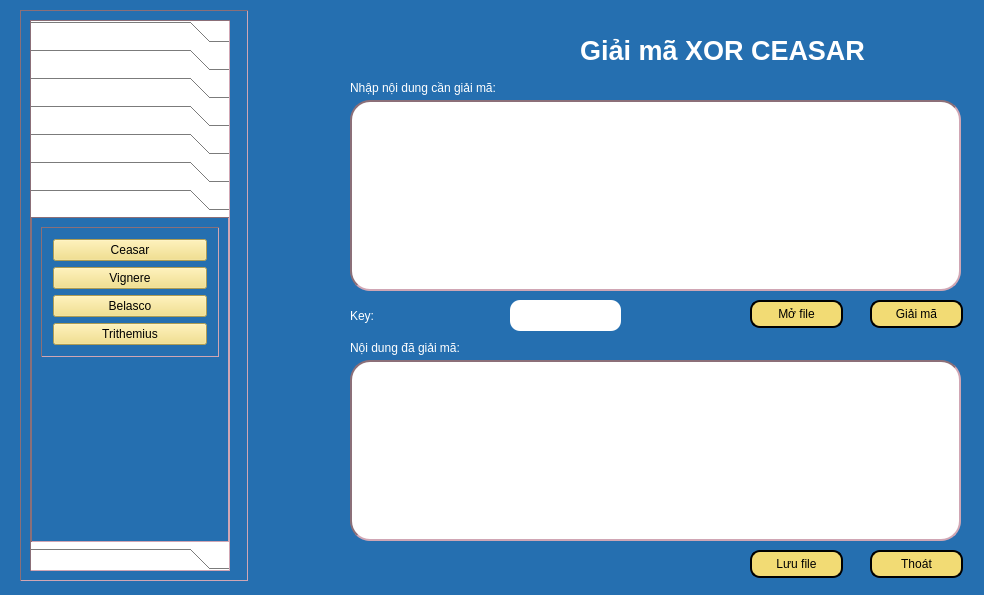
<?xml version="1.0" encoding="UTF-8"?>
<ui version="4.0">
 <class>Dialog</class>
 <widget class="QDialog" name="Dialog">
  <property name="geometry">
   <rect>
    <x>0</x>
    <y>0</y>
    <width>984</width>
    <height>595</height>
   </rect>
  </property>
  <property name="windowTitle">
   <string>Dialog</string>
  </property>
  <property name="styleSheet">
   <string notr="true">background-color:rgb(37, 111, 176);
color:white;</string>
  </property>
  <widget class="QPushButton" name="btnSaveFile">
   <property name="geometry">
    <rect>
     <x>750</x>
     <y>550</y>
     <width>93</width>
     <height>28</height>
    </rect>
   </property>
   <property name="styleSheet">
    <string notr="true">background-color: rgb(242, 219, 116);
border-radius: 10px;
border: 2px solid black;
color:black;</string>
   </property>
   <property name="text">
    <string>Lưu file</string>
   </property>
   <property name="icon">
    <iconset>
     <normaloff>../Icon/icons8-save-file-64.png</normaloff>../Icon/icons8-save-file-64.png</iconset>
   </property>
  </widget>
  <widget class="QLabel" name="label_4">
   <property name="geometry">
    <rect>
     <x>350</x>
     <y>340</y>
     <width>181</width>
     <height>16</height>
    </rect>
   </property>
   <property name="text">
    <string>Nội dung đã giải mã:</string>
   </property>
  </widget>
  <widget class="QPushButton" name="btnOpenFile">
   <property name="geometry">
    <rect>
     <x>750</x>
     <y>300</y>
     <width>93</width>
     <height>28</height>
    </rect>
   </property>
   <property name="styleSheet">
    <string notr="true">background-color: rgb(242, 219, 116);
border-radius: 10px;
border: 2px solid black;
color:black;</string>
   </property>
   <property name="text">
    <string>Mở file</string>
   </property>
   <property name="icon">
    <iconset>
     <normaloff>../Icon/icons8-open-file-40.png</normaloff>../Icon/icons8-open-file-40.png</iconset>
   </property>
  </widget>
  <widget class="QLabel" name="label_2">
   <property name="geometry">
    <rect>
     <x>350</x>
     <y>80</y>
     <width>181</width>
     <height>16</height>
    </rect>
   </property>
   <property name="text">
    <string>Nhập nội dung cần giải mã:</string>
   </property>
  </widget>
  <widget class="QLabel" name="label_3">
   <property name="geometry">
    <rect>
     <x>350</x>
     <y>300</y>
     <width>131</width>
     <height>31</height>
    </rect>
   </property>
   <property name="text">
    <string>Key:</string>
   </property>
  </widget>
  <widget class="QTextEdit" name="txtKey">
   <property name="geometry">
    <rect>
     <x>510</x>
     <y>300</y>
     <width>111</width>
     <height>31</height>
    </rect>
   </property>
   <property name="styleSheet">
    <string notr="true">background-color:white;
color:black;
border-radius:10px;</string>
   </property>
  </widget>
  <widget class="QPushButton" name="btnGiaiMa">
   <property name="geometry">
    <rect>
     <x>870</x>
     <y>300</y>
     <width>93</width>
     <height>28</height>
    </rect>
   </property>
   <property name="styleSheet">
    <string notr="true">background-color: rgb(242, 219, 116);
border-radius: 10px;
border: 2px solid black;
color:black;</string>
   </property>
   <property name="text">
    <string>Giải mã</string>
   </property>
   <property name="icon">
    <iconset>
     <normaloff>../Icon/icons8-encode-32.png</normaloff>../Icon/icons8-encode-32.png</iconset>
   </property>
  </widget>
  <widget class="QLabel" name="label">
   <property name="geometry">
    <rect>
     <x>580</x>
     <y>10</y>
     <width>341</width>
     <height>81</height>
    </rect>
   </property>
   <property name="font">
    <font>
     <pointsize>20</pointsize>
     <weight>75</weight>
     <bold>true</bold>
    </font>
   </property>
   <property name="text">
    <string>Giải mã XOR CEASAR</string>
   </property>
  </widget>
  <widget class="QTextEdit" name="txtVanBanGoc">
   <property name="geometry">
    <rect>
     <x>350</x>
     <y>360</y>
     <width>611</width>
     <height>181</height>
    </rect>
   </property>
   <property name="styleSheet">
    <string notr="true">background-color: white;
border: 2px inset #8b6f78;
border-radius:20px;
color:black;</string>
   </property>
  </widget>
  <widget class="QTextEdit" name="txtCiphertext">
   <property name="geometry">
    <rect>
     <x>350</x>
     <y>100</y>
     <width>611</width>
     <height>191</height>
    </rect>
   </property>
   <property name="styleSheet">
    <string notr="true">background-color: white;
border: 2px inset #8b6f78;
border-radius:20px;
color:black;</string>
   </property>
  </widget>
  <widget class="QPushButton" name="btnClose">
   <property name="geometry">
    <rect>
     <x>870</x>
     <y>550</y>
     <width>93</width>
     <height>28</height>
    </rect>
   </property>
   <property name="styleSheet">
    <string notr="true">background-color: rgb(242, 219, 116);
border-radius: 10px;
border: 2px solid black;
color:black;</string>
   </property>
   <property name="text">
    <string>Thoát</string>
   </property>
   <property name="icon">
    <iconset>
     <normaloff>../Icon/icons8-exit-50.png</normaloff>../Icon/icons8-exit-50.png</iconset>
   </property>
  </widget>
  <widget class="QFrame" name="frame">
   <property name="geometry">
    <rect>
     <x>20</x>
     <y>10</y>
     <width>228</width>
     <height>571</height>
    </rect>
   </property>
   <property name="styleSheet">
    <string notr="true">QFrame {
  border-width: 1px;
  border: 1px inset #8b6f78;
}</string>
   </property>
   <property name="frameShape">
    <enum>QFrame::StyledPanel</enum>
   </property>
   <property name="frameShadow">
    <enum>QFrame::Raised</enum>
   </property>
   <layout class="QVBoxLayout" name="verticalLayout_8">
    <item>
     <widget class="QToolBox" name="toolBox">
      <property name="enabled">
       <bool>true</bool>
      </property>
      <property name="sizePolicy">
       <sizepolicy hsizetype="Preferred" vsizetype="Preferred">
        <horstretch>0</horstretch>
        <verstretch>0</verstretch>
       </sizepolicy>
      </property>
      <property name="maximumSize">
       <size>
        <width>200</width>
        <height>16777215</height>
       </size>
      </property>
      <property name="layoutDirection">
       <enum>Qt::LeftToRight</enum>
      </property>
      <property name="styleSheet">
       <string notr="true">QPushButton {
  background-color: #FFC4D0;
}
QToolBox {
 background-color: #FFFFFF;;
  color: #EEEEEE;
}</string>
      </property>
      <property name="currentIndex">
       <number>6</number>
      </property>
      <widget class="QWidget" name="page">
       <property name="geometry">
        <rect>
         <x>0</x>
         <y>0</y>
         <width>119</width>
         <height>74</height>
        </rect>
       </property>
       <attribute name="label">
        <string>Mã hóa chuyển vị</string>
       </attribute>
       <layout class="QVBoxLayout" name="verticalLayout_3">
        <item alignment="Qt::AlignTop">
         <widget class="QFrame" name="frame_6">
          <property name="frameShape">
           <enum>QFrame::StyledPanel</enum>
          </property>
          <property name="frameShadow">
           <enum>QFrame::Raised</enum>
          </property>
          <layout class="QVBoxLayout" name="verticalLayout_5">
           <property name="leftMargin">
            <number>11</number>
           </property>
           <property name="topMargin">
            <number>11</number>
           </property>
           <property name="rightMargin">
            <number>11</number>
           </property>
           <property name="bottomMargin">
            <number>11</number>
           </property>
           <item>
            <widget class="QPushButton" name="actionHai_dong_MaHoa">
             <property name="styleSheet">
              <string notr="true">background-color: rgb(242, 219, 116);
color:black;</string>
             </property>
             <property name="text">
              <string>Chuyển vị hai dòng</string>
             </property>
            </widget>
           </item>
           <item>
            <widget class="QPushButton" name="actionNhieu_dong_MaHoa">
             <property name="styleSheet">
              <string notr="true">background-color: rgb(242, 219, 116);
color:black;</string>
             </property>
             <property name="text">
              <string>Chuyển vị nhiều dòng</string>
             </property>
            </widget>
           </item>
          </layout>
         </widget>
        </item>
       </layout>
      </widget>
      <widget class="QWidget" name="page_2">
       <property name="geometry">
        <rect>
         <x>0</x>
         <y>0</y>
         <width>98</width>
         <height>106</height>
        </rect>
       </property>
       <attribute name="label">
        <string>Mã hóa thay thế</string>
       </attribute>
       <layout class="QVBoxLayout" name="verticalLayout_4">
        <item alignment="Qt::AlignTop">
         <widget class="QFrame" name="frame_10">
          <property name="frameShape">
           <enum>QFrame::StyledPanel</enum>
          </property>
          <property name="frameShadow">
           <enum>QFrame::Raised</enum>
          </property>
          <layout class="QVBoxLayout" name="verticalLayout_6">
           <item>
            <widget class="QPushButton" name="actionCeasar_MaHoa">
             <property name="styleSheet">
              <string notr="true">background-color: rgb(242, 219, 116);
color:black;</string>
             </property>
             <property name="text">
              <string>Ceasar</string>
             </property>
            </widget>
           </item>
           <item>
            <widget class="QPushButton" name="actionVignere_MaHoa">
             <property name="styleSheet">
              <string notr="true">background-color: rgb(242, 219, 116);
color:black;</string>
             </property>
             <property name="text">
              <string>Vignere</string>
             </property>
            </widget>
           </item>
           <item>
            <widget class="QPushButton" name="actionBelasco_MaHoa">
             <property name="styleSheet">
              <string notr="true">background-color: rgb(242, 219, 116);
color:black;</string>
             </property>
             <property name="text">
              <string>Belasco</string>
             </property>
            </widget>
           </item>
           <item>
            <widget class="QPushButton" name="actionTrithemius_MaHoa">
             <property name="styleSheet">
              <string notr="true">background-color: rgb(242, 219, 116);
color:black;</string>
             </property>
             <property name="text">
              <string>Trithemius</string>
             </property>
            </widget>
           </item>
          </layout>
         </widget>
        </item>
       </layout>
      </widget>
      <widget class="QWidget" name="page_3">
       <property name="geometry">
        <rect>
         <x>0</x>
         <y>0</y>
         <width>98</width>
         <height>106</height>
        </rect>
       </property>
       <attribute name="label">
        <string>Mã hóa XOR</string>
       </attribute>
       <layout class="QVBoxLayout" name="verticalLayout_7">
        <item alignment="Qt::AlignTop">
         <widget class="QFrame" name="frame_11">
          <property name="frameShape">
           <enum>QFrame::StyledPanel</enum>
          </property>
          <property name="frameShadow">
           <enum>QFrame::Raised</enum>
          </property>
          <layout class="QVBoxLayout" name="verticalLayout_9">
           <item>
            <widget class="QPushButton" name="actionXORCeasar_MaHoa">
             <property name="styleSheet">
              <string notr="true">background-color: rgb(242, 219, 116);
color:black;</string>
             </property>
             <property name="text">
              <string>Ceasar</string>
             </property>
            </widget>
           </item>
           <item>
            <widget class="QPushButton" name="actionXORVignere_MaHoa">
             <property name="styleSheet">
              <string notr="true">background-color: rgb(242, 219, 116);
color:black;</string>
             </property>
             <property name="text">
              <string>Vignere</string>
             </property>
            </widget>
           </item>
           <item>
            <widget class="QPushButton" name="actionXORBelasco_MaHoa">
             <property name="styleSheet">
              <string notr="true">background-color: rgb(242, 219, 116);
color:black;</string>
             </property>
             <property name="text">
              <string>Belasco</string>
             </property>
            </widget>
           </item>
           <item>
            <widget class="QPushButton" name="actionXORTrithemius_MaHoa">
             <property name="styleSheet">
              <string notr="true">background-color: rgb(242, 219, 116);
color:black;</string>
             </property>
             <property name="text">
              <string>Trithemius</string>
             </property>
            </widget>
           </item>
          </layout>
         </widget>
        </item>
       </layout>
      </widget>
      <widget class="QWidget" name="page_4">
       <property name="geometry">
        <rect>
         <x>0</x>
         <y>0</y>
         <width>98</width>
         <height>85</height>
        </rect>
       </property>
       <attribute name="label">
        <string>Mã hóa hiện đại</string>
       </attribute>
       <layout class="QVBoxLayout" name="verticalLayout_11">
        <item alignment="Qt::AlignTop">
         <widget class="QFrame" name="frame_12">
          <property name="frameShape">
           <enum>QFrame::StyledPanel</enum>
          </property>
          <property name="frameShadow">
           <enum>QFrame::Raised</enum>
          </property>
          <layout class="QVBoxLayout" name="verticalLayout_10">
           <item>
            <widget class="QPushButton" name="actionDES_MaHoa">
             <property name="styleSheet">
              <string notr="true">background-color: rgb(242, 219, 116);
color:black;</string>
             </property>
             <property name="text">
              <string>SDES</string>
             </property>
            </widget>
           </item>
           <item>
            <widget class="QPushButton" name="actionAES_MaHoa">
             <property name="styleSheet">
              <string notr="true">background-color: rgb(242, 219, 116);
color:black;</string>
             </property>
             <property name="text">
              <string>AES</string>
             </property>
            </widget>
           </item>
           <item>
            <widget class="QPushButton" name="actionRSA_MaHoa">
             <property name="styleSheet">
              <string notr="true">background-color: rgb(242, 219, 116);
color:black;</string>
             </property>
             <property name="text">
              <string>RSA</string>
             </property>
            </widget>
           </item>
          </layout>
         </widget>
        </item>
       </layout>
      </widget>
      <widget class="QWidget" name="page_5">
       <property name="geometry">
        <rect>
         <x>0</x>
         <y>0</y>
         <width>119</width>
         <height>74</height>
        </rect>
       </property>
       <attribute name="label">
        <string>Giải mã chuyển vị</string>
       </attribute>
       <layout class="QVBoxLayout" name="verticalLayout_18">
        <item alignment="Qt::AlignTop">
         <widget class="QFrame" name="frame_13">
          <property name="frameShape">
           <enum>QFrame::StyledPanel</enum>
          </property>
          <property name="frameShadow">
           <enum>QFrame::Raised</enum>
          </property>
          <layout class="QVBoxLayout" name="verticalLayout_19">
           <property name="leftMargin">
            <number>11</number>
           </property>
           <property name="topMargin">
            <number>11</number>
           </property>
           <property name="rightMargin">
            <number>11</number>
           </property>
           <property name="bottomMargin">
            <number>11</number>
           </property>
           <item>
            <widget class="QPushButton" name="actionHai_dong_GiaiMa">
             <property name="styleSheet">
              <string notr="true">background-color: rgb(242, 219, 116);
color:black;</string>
             </property>
             <property name="text">
              <string>Chuyển vị 2 dòng</string>
             </property>
            </widget>
           </item>
           <item>
            <widget class="QPushButton" name="actionNhieu_dong_GiaiMa">
             <property name="styleSheet">
              <string notr="true">background-color: rgb(242, 219, 116);
color:black;</string>
             </property>
             <property name="text">
              <string>Chuyển vị nhiều dòng</string>
             </property>
            </widget>
           </item>
          </layout>
         </widget>
        </item>
       </layout>
      </widget>
      <widget class="QWidget" name="page_6">
       <property name="geometry">
        <rect>
         <x>0</x>
         <y>0</y>
         <width>98</width>
         <height>116</height>
        </rect>
       </property>
       <attribute name="label">
        <string>Giải mã thay thế</string>
       </attribute>
       <layout class="QVBoxLayout" name="verticalLayout_20">
        <item alignment="Qt::AlignTop">
         <widget class="QFrame" name="frame_18">
          <property name="frameShape">
           <enum>QFrame::StyledPanel</enum>
          </property>
          <property name="frameShadow">
           <enum>QFrame::Raised</enum>
          </property>
          <layout class="QVBoxLayout" name="verticalLayout_21">
           <property name="leftMargin">
            <number>11</number>
           </property>
           <property name="topMargin">
            <number>11</number>
           </property>
           <property name="rightMargin">
            <number>11</number>
           </property>
           <property name="bottomMargin">
            <number>11</number>
           </property>
           <item>
            <widget class="QPushButton" name="actionCeasar_GiaiMa">
             <property name="styleSheet">
              <string notr="true">background-color: rgb(242, 219, 116);
color:black;</string>
             </property>
             <property name="text">
              <string>Ceasar</string>
             </property>
            </widget>
           </item>
           <item>
            <widget class="QPushButton" name="actionVignere_GiaiMa">
             <property name="styleSheet">
              <string notr="true">background-color: rgb(242, 219, 116);
color:black;</string>
             </property>
             <property name="text">
              <string>Vignere</string>
             </property>
            </widget>
           </item>
           <item>
            <widget class="QPushButton" name="actionBelasco_GiaiMa">
             <property name="styleSheet">
              <string notr="true">background-color: rgb(242, 219, 116);
color:black;</string>
             </property>
             <property name="text">
              <string>Belasco</string>
             </property>
            </widget>
           </item>
           <item>
            <widget class="QPushButton" name="actionTrithemius_GiaiMa">
             <property name="styleSheet">
              <string notr="true">background-color: rgb(242, 219, 116);
color:black;</string>
             </property>
             <property name="text">
              <string>Trithemius</string>
             </property>
            </widget>
           </item>
          </layout>
         </widget>
        </item>
       </layout>
      </widget>
      <widget class="QWidget" name="page_7">
       <property name="geometry">
        <rect>
         <x>0</x>
         <y>0</y>
         <width>196</width>
         <height>377</height>
        </rect>
       </property>
       <attribute name="label">
        <string>Giải mã XOR</string>
       </attribute>
       <layout class="QVBoxLayout" name="verticalLayout_22">
        <item alignment="Qt::AlignTop">
         <widget class="QFrame" name="frame_19">
          <property name="frameShape">
           <enum>QFrame::StyledPanel</enum>
          </property>
          <property name="frameShadow">
           <enum>QFrame::Raised</enum>
          </property>
          <layout class="QVBoxLayout" name="verticalLayout_23">
           <property name="leftMargin">
            <number>11</number>
           </property>
           <property name="topMargin">
            <number>11</number>
           </property>
           <property name="rightMargin">
            <number>11</number>
           </property>
           <property name="bottomMargin">
            <number>11</number>
           </property>
           <item>
            <widget class="QPushButton" name="actionXORCeasar_GiaiMa">
             <property name="styleSheet">
              <string notr="true">background-color: rgb(242, 219, 116);
color:black;</string>
             </property>
             <property name="text">
              <string>Ceasar</string>
             </property>
            </widget>
           </item>
           <item>
            <widget class="QPushButton" name="actionXORVignere_GiaiMa">
             <property name="styleSheet">
              <string notr="true">background-color: rgb(242, 219, 116);
color:black;</string>
             </property>
             <property name="text">
              <string>Vignere</string>
             </property>
            </widget>
           </item>
           <item>
            <widget class="QPushButton" name="actionXORBelasco_GiaiMa">
             <property name="styleSheet">
              <string notr="true">background-color: rgb(242, 219, 116);
color:black;</string>
             </property>
             <property name="text">
              <string>Belasco</string>
             </property>
            </widget>
           </item>
           <item>
            <widget class="QPushButton" name="actionXORTrithemius_GiaiMa">
             <property name="styleSheet">
              <string notr="true">background-color: rgb(242, 219, 116);
color:black;</string>
             </property>
             <property name="text">
              <string>Trithemius</string>
             </property>
            </widget>
           </item>
          </layout>
         </widget>
        </item>
       </layout>
      </widget>
      <widget class="QWidget" name="page_8">
       <property name="geometry">
        <rect>
         <x>0</x>
         <y>0</y>
         <width>98</width>
         <height>85</height>
        </rect>
       </property>
       <attribute name="label">
        <string>Giải mã hiện đại</string>
       </attribute>
       <layout class="QVBoxLayout" name="verticalLayout_24">
        <item alignment="Qt::AlignTop">
         <widget class="QFrame" name="frame_20">
          <property name="frameShape">
           <enum>QFrame::StyledPanel</enum>
          </property>
          <property name="frameShadow">
           <enum>QFrame::Raised</enum>
          </property>
          <layout class="QVBoxLayout" name="verticalLayout_25">
           <item>
            <widget class="QPushButton" name="actionDES_GiaiMa">
             <property name="styleSheet">
              <string notr="true">background-color: rgb(242, 219, 116);
color:black;</string>
             </property>
             <property name="text">
              <string>SDES</string>
             </property>
            </widget>
           </item>
           <item>
            <widget class="QPushButton" name="actionAES_GiaiMa">
             <property name="styleSheet">
              <string notr="true">background-color: rgb(242, 219, 116);
color:black;</string>
             </property>
             <property name="text">
              <string>AES</string>
             </property>
            </widget>
           </item>
           <item>
            <widget class="QPushButton" name="actionRSA_GiaiMa">
             <property name="styleSheet">
              <string notr="true">background-color: rgb(242, 219, 116);
color:black;</string>
             </property>
             <property name="text">
              <string>RSA</string>
             </property>
            </widget>
           </item>
          </layout>
         </widget>
        </item>
       </layout>
      </widget>
     </widget>
    </item>
   </layout>
  </widget>
 </widget>
 <resources/>
 <connections/>
</ui>
